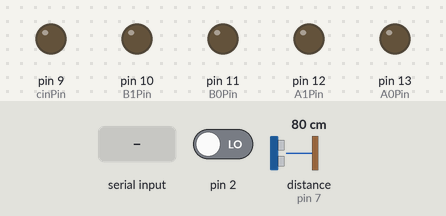
Bench run of a sketch on a simulated Arduino Uno, built with avr-gcc and run on an emulated ATmega328P. On the bench: output pins drawn as LEDs (lit = HIGH). The test bench sets the inputs (shaded band); at power-on: pin 2 LOW, distance to the obstacle (sensor on pin 7) 80 cm. The echo pulse lasts 58.3 µs per cm; pins used as bus, display or sensor lines are not drawn; what the sketch prints to the serial monitor is not drawn.

Above: at 1.0 s.
1.1 s: "B" received over Serial
At 1.7 s:
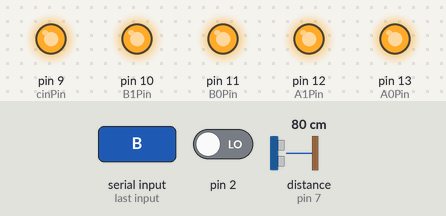
2.7 s: "G" received over Serial
At 3.3 s:
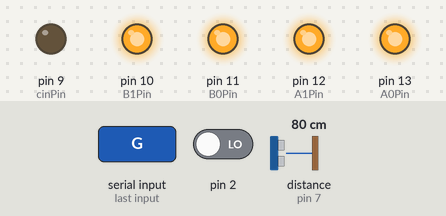
4.3 s: "G" received over Serial
At 5.8 s:
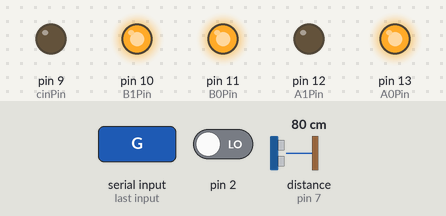
Timing chart, 0 to 7.3 s (numbered marks = the images above; inputs shaded):
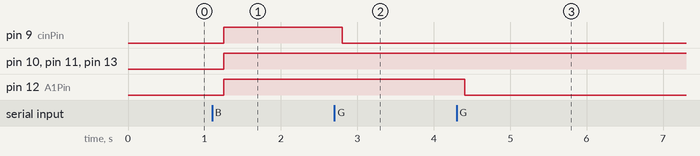

Measured:
- after the input at 1.1 s, pin 9 (cinPin), pin 10 (B1Pin), pin 11 (B0Pin), pin 12 (A1Pin), pin 13 (A0Pin): LOW → HIGH after 0.16 s
- after the input at 2.7 s, pin 9 (cinPin): HIGH → LOW after 0.10 s
- after the input at 4.3 s, pin 12 (A1Pin): HIGH → LOW after 0.10 s

The sketch:

Pong.ino
```cpp
#define stopPin 4
#define pausePin 5
#define startPin 6
#define echoPin 7
#define trigPin 8


#define cinPin 9
#define B1Pin 10
#define B0Pin 11
#define A1Pin 12
#define A0Pin 13


int inByte;


short distance;
short lastDistance = 0;

volatile int stopButton = LOW;
volatile int startButton = LOW;
volatile int pauseButton = LOW;

int testState = LOW;

char goal;
volatile short lives = 3;

void setup() {
Serial.begin(9600);

//buttons
pinMode(stopPin, INPUT);
pinMode(pausePin, INPUT);
pinMode(startPin, INPUT);

//communications with ultrasonic sensor
pinMode(trigPin, OUTPUT);
pinMode(echoPin, INPUT);

pinMode(cinPin, OUTPUT);
pinMode(B1Pin, OUTPUT);
pinMode(B0Pin, OUTPUT);
pinMode(A1Pin, OUTPUT);
pinMode(A0Pin, OUTPUT);

attachInterrupt(0, buttonPressed, RISING);

//runs until applet responds and completes serial handshake
establishContact();
}

void loop()
{

  if(Serial.available() > 0)
  {
    inByte = Serial.read(); //initial handshake
    if(inByte == 'B')
    {
      Serial.write('C');

    }
   else if(inByte == 'N') //default serial communication.
   {
    Serial.write(distance);
   }
   else if(inByte == 'G')//goal scored
   {
    lives--;
    if(lives <= 0)
    {
      Serial.write('T');

    }
    else
    {
      Serial.write(distance);
    }

   }
  }

//we send single characters so that messages do not get cut off during interrupt

  //Getting data from sensor
  digitalWrite(trigPin, LOW);
  delayMicroseconds(2);

  digitalWrite(trigPin, HIGH);
  delayMicroseconds(10);

  digitalWrite(trigPin, LOW);
  distance = pulseIn(echoPin, HIGH)/58.2;

  //Writing to serial port to have distance picked up for processing
 // Serial.println(distance);


  delay(50); //allows time for serial communications from applet

if(lives == 3)
{
    digitalWrite(A0Pin, HIGH);
    digitalWrite(A1Pin, HIGH);
    digitalWrite(B0Pin, HIGH);
    digitalWrite(B1Pin, HIGH);
    digitalWrite(cinPin, HIGH);
}
else if(lives == 2)
{
    digitalWrite(A0Pin, HIGH);
    digitalWrite(A1Pin, HIGH);
    digitalWrite(B0Pin, HIGH);
    digitalWrite(B1Pin, HIGH);
    digitalWrite(cinPin, LOW);
}
else if(lives == 1)
{
    digitalWrite(A0Pin, HIGH);
    digitalWrite(A1Pin, LOW);
    digitalWrite(B0Pin, HIGH);
    digitalWrite(B1Pin, HIGH);
    digitalWrite(cinPin, LOW);
}


else
{
    digitalWrite(A0Pin, LOW);
    digitalWrite(A1Pin, LOW);
    digitalWrite(B0Pin, LOW);
    digitalWrite(B1Pin, LOW);
    digitalWrite(cinPin, LOW);

    for(int i = 0; i < 3; i++) //losing message (flash light 3 times)
    {
        delay(300);

        digitalWrite(A0Pin, HIGH);
        digitalWrite(A1Pin, HIGH);
        digitalWrite(B0Pin, HIGH);
        digitalWrite(B1Pin, HIGH);
        digitalWrite(cinPin, HIGH);

        delay(300);

        digitalWrite(A0Pin, LOW);
        digitalWrite(A1Pin, LOW);
        digitalWrite(B0Pin, LOW);
        digitalWrite(B1Pin, LOW);
        digitalWrite(cinPin, LOW);

    }


    delay(100);

    lives = 3;
}

}

void buttonPressed()
{
  do
  {

    pauseButton = digitalRead(pausePin);
    startButton = digitalRead(startPin);
    stopButton = digitalRead(stopPin);

    if(stopButton == HIGH)
    {
      Serial.write('T');
      lives = 3;

    }
    else if(pauseButton == HIGH)
    {
      Serial.write('P');
    }
    else if(startButton == HIGH)
    {
      Serial.write('S');
    }

  } while(stopButton == LOW && pauseButton == LOW && startButton == LOW);


}


void establishContact()
{
  while (Serial.available() <= 0) // Serial.available() checks
  {
    Serial.write('A');   // send a capital A, keeps writing until applet hears the capital A
    delay(300);
  }
}
```
